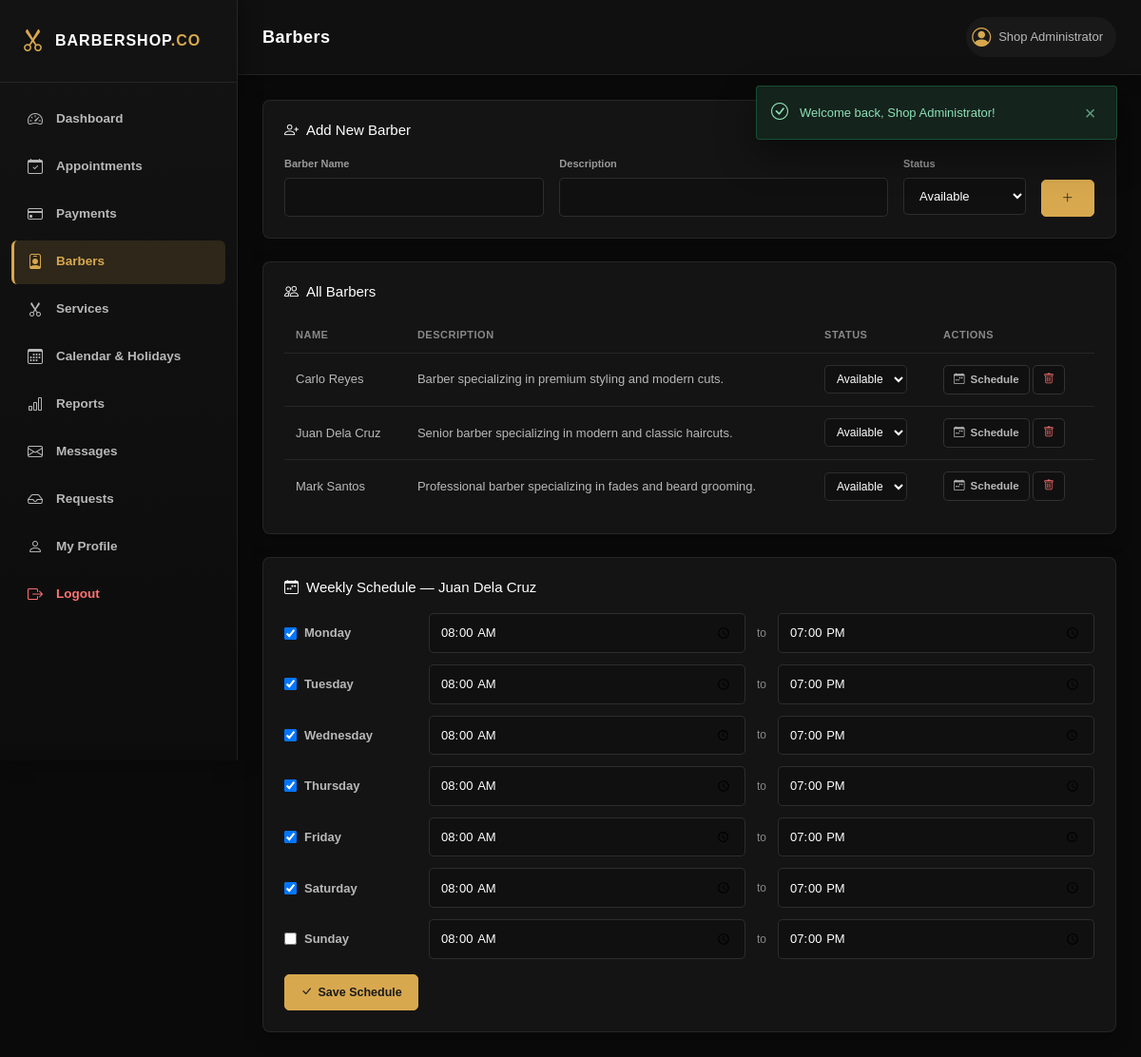
/admin/barbers.php?barber_id=1 (signed in), run on the app's committed database.
### tables this page shows
CREATE TABLE barbers (
    barber_id INT UNSIGNED AUTO_INCREMENT PRIMARY KEY,
    barber_name VARCHAR(100) NOT NULL,
    barber_description TEXT NULL,
    barber_image VARCHAR(255) NULL,
    barber_status ENUM('Available', 'Busy', 'Offline') NOT NULL DEFAULT 'Available',
    created_at TIMESTAMP DEFAULT CURRENT_TIMESTAMP,
    updated_at TIMESTAMP DEFAULT CURRENT_TIMESTAMP ON UPDATE CURRENT_TIMESTAMP
);

CREATE TABLE barber_schedules (
    barber_schedule_id INT UNSIGNED AUTO_INCREMENT PRIMARY KEY,
    barber_id INT UNSIGNED NOT NULL,
    schedule_day ENUM(
        'Monday', 'Tuesday', 'Wednesday', 'Thursday',
        'Friday', 'Saturday', 'Sunday'
    ) NOT NULL,
    start_time TIME NOT NULL,
    end_time TIME NOT NULL,
    schedule_status ENUM('Available', 'Day Off') NOT NULL DEFAULT 'Available',
    created_at TIMESTAMP DEFAULT CURRENT_TIMESTAMP,
    updated_at TIMESTAMP DEFAULT CURRENT_TIMESTAMP ON UPDATE CURRENT_TIMESTAMP,

    CONSTRAINT foreign_key_barber_schedule_barber
        FOREIGN KEY (barber_id) REFERENCES barbers(barber_id)
        ON DELETE CASCADE ON UPDATE CASCADE,

    UNIQUE KEY unique_barber_schedule (barber_id, schedule_day, start_time, end_time)
);

### admin/barbers.php (the view, shortened to what this page needs)
<?php
require_once __DIR__ . "/../db/database_connection.php";
$barbersQuery = "SELECT * FROM barbers ORDER BY barber_name ASC";
$barbersResult = mysqli_query($databaseConnection, $barbersQuery);
$barbersList = mysqli_fetch_all($barbersResult, MYSQLI_ASSOC);
$editBarberId = (int) ($_GET["barber_id"] ?? 0);
$barberSchedules = [];
if ($editBarberId > 0) {
    $scheduleQuery = "SELECT * FROM barber_schedules WHERE barber_id = ?";
    $statement = mysqli_prepare($databaseConnection, $scheduleQuery);
    mysqli_stmt_bind_param($statement, "i", $editBarberId);
    mysqli_stmt_execute($statement);
    $scheduleResult = mysqli_stmt_get_result($statement);
    while ($row = mysqli_fetch_assoc($scheduleResult)) {
        $barberSchedules[$row["schedule_day"]] = $row;
    }
}
$daysOfWeek = ["Monday", "Tuesday", "Wednesday", "Thursday", "Friday", "Saturday", "Sunday"];
require_once __DIR__ . "/../includes/admin_header.php";
?>
<div class="admin-panel">
    <div class="admin-panel-header">
        <h3><i class="bi bi-person-plus"></i> Add New Barber</h3>
    </div>
    <form method="POST" action="../auth/admin_save_barber.php" class="admin-inline-form">
        <div class="row g-3">
            <div class="col-md-4">
                <label>Barber Name</label>
                <input type="text" name="barber_name" class="admin-input" required>
            </div>
            <div class="col-md-5">
                <label>Description</label>
                <input type="text" name="barber_description" class="admin-input">
            </div>
            <div class="col-md-2">
                <label>Status</label>
                <select name="barber_status" class="admin-input">
                    <option value="Available">Available</option>
                </select>
            </div>
            <div class="col-md-1 d-flex align-items-end">
                <button type="submit" class="admin-btn admin-btn-primary w-100">
                    <i class="bi bi-plus-lg"></i>
                </button>
            </div>
        </div>
    </form>
</div>
<div class="admin-panel mt-4">
    <div class="admin-panel-header">
        <h3><i class="bi bi-people"></i> All Barbers</h3>
    </div>
    <div class="admin-table-wrapper">
        <table class="admin-table">
            <thead>
                <tr>
                    <th>Name</th>
                    <th>Description</th>
                    <th>Status</th>
                    <th>Actions</th>
                </tr>
            </thead>
            <tbody>
                <?php foreach ($barbersList as $barber): ?>
                    <tr>
                        <td>
                            <?php echo htmlspecialchars($barber["barber_name"]); ?>
                        </td>
                        <td><?php echo htmlspecialchars($barber["barber_description"] ?? ""); ?></td>
                        <td>
                            <form method="POST" action="../auth/admin_save_barber.php" class="d-inline">
                                <select name="barber_status" class="admin-status-select" onchange="this.form.submit()">
                                    <option value="Available" <?php echo $barber["barber_status"] === "Available" ? "selected" : ""; ?>>Available</option>
                                </select>
                            </form>
                        </td>
                        <td>
                            <a href="barbers.php?barber_id=<?php echo (int) $barber["barber_id"]; ?>" class="admin-btn admin-btn-small">
                                <i class="bi bi-calendar-week"></i> Schedule
                            </a>
                            <form method="POST" action="../auth/admin_save_barber.php" class="d-inline" onsubmit="return confirm('Remove this barber?');">
                                <button type="submit" class="admin-btn admin-btn-small admin-btn-danger">
                                    <i class="bi bi-trash"></i>
                                </button>
                            </form>
                        </td>
                    </tr>
                <?php endforeach; ?>
            </tbody>
        </table>
    </div>
</div>
<?php if ($editBarberId > 0): ?>
    <?php
    $selectedBarberName = "";
    foreach ($barbersList as $barber) {
        if ((int) $barber["barber_id"] === $editBarberId) {
            $selectedBarberName = $barber["barber_name"];
        }
    }
    ?>
    <div class="admin-panel mt-4">
        <div class="admin-panel-header">
            <h3><i class="bi bi-calendar-week"></i> Weekly Schedule &mdash; <?php echo htmlspecialchars($selectedBarberName); ?></h3>
        </div>
        <form method="POST" action="../auth/admin_save_barber.php">
            <div class="admin-schedule-grid">
                <?php foreach ($daysOfWeek as $day): ?>
                    <?php $existing = $barberSchedules[$day] ?? null; ?>
                    <div class="admin-schedule-row">
                        <label class="admin-schedule-day-toggle">
                            <input type="checkbox" name="working_<?php echo $day; ?>" <?php echo $existing ? "checked" : ""; ?>>
                            <?php echo $day; ?>
                        </label>
                        <input
                            type="time"
                            name="start_<?php echo $day; ?>"
                            value="<?php echo $existing ? substr($existing["start_time"], 0, 5) : "08:00"; ?>"
                            class="admin-input"
                        >
                        <span>to</span>
                        <input
                            type="time"
                            name="end_<?php echo $day; ?>"
                            value="<?php echo $existing ? substr($existing["end_time"], 0, 5) : "19:00"; ?>"
                            class="admin-input"
                        >
                    </div>
                <?php endforeach; ?>
            </div>
            <button type="submit" class="admin-btn admin-btn-primary mt-3">
                <i class="bi bi-check-lg"></i> Save Schedule
            </button>
        </form>
    </div>
<?php endif; ?>
<?php require_once __DIR__ . "/../includes/admin_footer.php"; ?>

### data on the page
barbers: barber_name "Carlo Reyes", barber_description "Barber specializing in premium styling and modern cuts.", barber_status "Available"
barbers: barber_name "Juan Dela Cruz", barber_description "Senior barber specializing in modern and classic haircuts.", barber_status "Available"
barbers: barber_name "Mark Santos", barber_description "Professional barber specializing in fades and beard grooming.", barber_status "Available"
barber_schedules: start_time "08:00", end_time "19:00"
barber_schedules: start_time "08:00", end_time "19:00"
barber_schedules: start_time "08:00", end_time "19:00"
barber_schedules: start_time "08:00", end_time "19:00"
barber_schedules: start_time "08:00", end_time "19:00"
barber_schedules: start_time "08:00", end_time "19:00"

### other printed values
$pageTitle "Barbers"
$currentAdminName "Shop Administrator"
$messageText "Welcome back, Shop Administrator!"
$day "Monday"
$day "Tuesday"
$day "Wednesday"
$day "Thursday"
$day "Friday"
$day "Saturday"
$day "Sunday"
